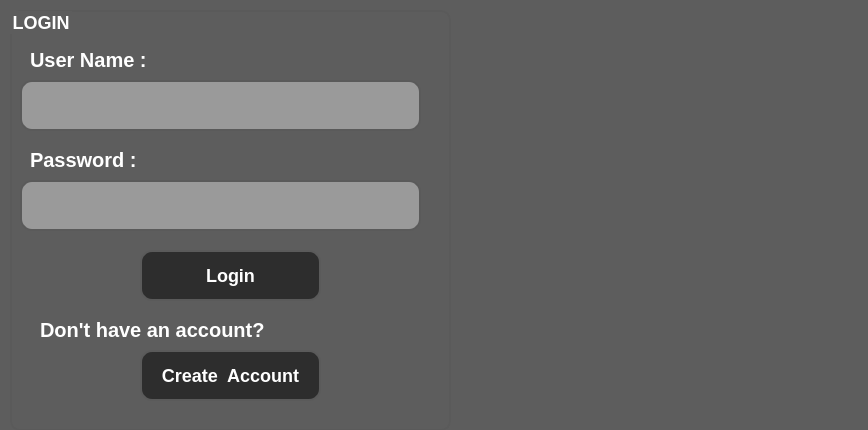
<?xml version="1.0" encoding="UTF-8"?>
<ui version="4.0">
 <class>MainWindow</class>
 <widget class="QMainWindow" name="MainWindow">
  <property name="geometry">
   <rect>
    <x>0</x>
    <y>0</y>
    <width>868</width>
    <height>430</height>
   </rect>
  </property>
  <property name="windowTitle">
   <string>Login</string>
  </property>
  <property name="styleSheet">
   <string notr="true">background-color:#5d5d5d;</string>
  </property>
  <widget class="QWidget" name="centralwidget">
   <widget class="QGroupBox" name="groupBox">
    <property name="geometry">
     <rect>
      <x>10</x>
      <y>10</y>
      <width>441</width>
      <height>421</height>
     </rect>
    </property>
    <property name="styleSheet">
     <string notr="true">QGroupBox {
    color: #ffffff;             
    font-size: 18px;             
    font-weight: bold;            
    border: 2px solid #5a5a5a; 
    border-radius: 10px;   
    padding: 10px;             
}
</string>
    </property>
    <property name="title">
     <string>LOGIN</string>
    </property>
    <widget class="QLabel" name="label_2">
     <property name="geometry">
      <rect>
       <x>20</x>
       <y>40</y>
       <width>131</width>
       <height>20</height>
      </rect>
     </property>
     <property name="styleSheet">
      <string notr="true">QLabel {
    color: #ffffff;                 
    font: 9pt &quot;Courier New&quot;;
    font-size: 20px;             
    font-weight: bold;           
}


</string>
     </property>
     <property name="text">
      <string>User Name :</string>
     </property>
    </widget>
    <widget class="QLabel" name="label_3">
     <property name="geometry">
      <rect>
       <x>20</x>
       <y>140</y>
       <width>131</width>
       <height>20</height>
      </rect>
     </property>
     <property name="styleSheet">
      <string notr="true">QLabel {
    color: #ffffff;                 
    font: 9pt &quot;Courier New&quot;;
    font-size: 20px;             
    font-weight: bold;           
}


</string>
     </property>
     <property name="text">
      <string>Password :</string>
     </property>
    </widget>
    <widget class="QLineEdit" name="lineEdit_2">
     <property name="geometry">
      <rect>
       <x>10</x>
       <y>170</y>
       <width>401</width>
       <height>51</height>
      </rect>
     </property>
     <property name="styleSheet">
      <string notr="true">QLineEdit{
    background-color: #9a9a9a;  /* Dark gray button background */
    color: white;               /* Text color */
    font-size: 18px;            /* Font size for the button text */
    font-weight: bold;          /* Bold text */
    border: 2px solid #5a5a5a;  /* Light gray border */
    border-radius: 12px;        /* Rounded corners */
    padding: 10px 20px;         /* Padding inside the button */
    min-width: 100px;           /* Minimum button width */
}

QPushButton:hover {
    background-color: #404040;  /* Lighter gray when hovered */
    border: 2px solid #ffffff;  /* White border on hover */
}

QPushButton:pressed {
    background-color: #555555;  /* Darker shade when pressed */
    border: 2px solid #888888;  /* Change border when pressed */
}

QPushButton:disabled {
    background-color: #2e2e2e;  /* Dark gray for disabled buttons */
    color: #777777;             /* Gray text for disabled buttons */
    border: 2px solid #444444;  /* Gray border for disabled buttons */
}
</string>
     </property>
     <property name="echoMode">
      <enum>QLineEdit::EchoMode::Password</enum>
     </property>
    </widget>
    <widget class="QLineEdit" name="lineEdit_3">
     <property name="geometry">
      <rect>
       <x>10</x>
       <y>70</y>
       <width>401</width>
       <height>51</height>
      </rect>
     </property>
     <property name="styleSheet">
      <string notr="true">QLineEdit{
    background-color: #9a9a9a;  /* Dark gray button background */
    color: white;               /* Text color */
    font-size: 18px;            /* Font size for the button text */
    font-weight: bold;          /* Bold text */
    border: 2px solid #5a5a5a;  /* Light gray border */
    border-radius: 12px;        /* Rounded corners */
    padding: 10px 20px;         /* Padding inside the button */
    min-width: 100px;           /* Minimum button width */
}

QPushButton:hover {
    background-color: #404040;  /* Lighter gray when hovered */
    border: 2px solid #ffffff;  /* White border on hover */
}

QPushButton:pressed {
    background-color: #555555;  /* Darker shade when pressed */
    border: 2px solid #888888;  /* Change border when pressed */
}

QPushButton:disabled {
    background-color: #2e2e2e;  /* Dark gray for disabled buttons */
    color: #777777;             /* Gray text for disabled buttons */
    border: 2px solid #444444;  /* Gray border for disabled buttons */
}
</string>
     </property>
     <property name="echoMode">
      <enum>QLineEdit::EchoMode::Normal</enum>
     </property>
    </widget>
    <widget class="QPushButton" name="pushButton">
     <property name="geometry">
      <rect>
       <x>130</x>
       <y>240</y>
       <width>181</width>
       <height>51</height>
      </rect>
     </property>
     <property name="styleSheet">
      <string notr="true">QPushButton {
    background-color: #2d2d2d;  /* Dark gray button background */
    color: white;               /* Text color */
    font-size: 18px;            /* Font size for the button text */
    font-weight: bold;          /* Bold text */
    border: 2px solid #5a5a5a;  /* Light gray border */
    border-radius: 12px;        /* Rounded corners */
    padding: 10px 20px;         /* Padding inside the button */
    min-width: 100px;           /* Minimum button width */
}

QPushButton:hover {
    background-color: #404040;  /* Lighter gray when hovered */
    border: 2px solid #ffffff;  /* White border on hover */
}

QPushButton:pressed {
    background-color: #555555;  /* Darker shade when pressed */
    border: 2px solid #888888;  /* Change border when pressed */
}

QPushButton:disabled {
    background-color: #2e2e2e;  /* Dark gray for disabled buttons */
    color: #777777;             /* Gray text for disabled buttons */
    border: 2px solid #444444;  /* Gray border for disabled buttons */
}
</string>
     </property>
     <property name="text">
      <string>Login</string>
     </property>
    </widget>
    <widget class="QLabel" name="label_8">
     <property name="geometry">
      <rect>
       <x>30</x>
       <y>310</y>
       <width>271</width>
       <height>20</height>
      </rect>
     </property>
     <property name="styleSheet">
      <string notr="true">QLabel {
    color: #ffffff;                 
    font: 9pt &quot;Courier New&quot;;
    font-size: 20px;             
    font-weight: bold;           
}


</string>
     </property>
     <property name="text">
      <string>Don't have an account?</string>
     </property>
    </widget>
    <widget class="QPushButton" name="pushButton_3">
     <property name="geometry">
      <rect>
       <x>130</x>
       <y>340</y>
       <width>181</width>
       <height>51</height>
      </rect>
     </property>
     <property name="styleSheet">
      <string notr="true">QPushButton {
    background-color: #2d2d2d;  /* Dark gray button background */
    color: white;               /* Text color */
    font-size: 18px;            /* Font size for the button text */
    font-weight: bold;          /* Bold text */
    border: 2px solid #5a5a5a;  /* Light gray border */
    border-radius: 12px;        /* Rounded corners */
    padding: 10px 20px;         /* Padding inside the button */
    min-width: 100px;           /* Minimum button width */
}

QPushButton:hover {
    background-color: #404040;  /* Lighter gray when hovered */
    border: 2px solid #ffffff;  /* White border on hover */
}

QPushButton:pressed {
    background-color: #555555;  /* Darker shade when pressed */
    border: 2px solid #888888;  /* Change border when pressed */
}

QPushButton:disabled {
    background-color: #2e2e2e;  /* Dark gray for disabled buttons */
    color: #777777;             /* Gray text for disabled buttons */
    border: 2px solid #444444;  /* Gray border for disabled buttons */
}
</string>
     </property>
     <property name="text">
      <string>Create  Account</string>
     </property>
    </widget>
   </widget>
   <widget class="QWidget" name="widget" native="true">
    <property name="geometry">
     <rect>
      <x>460</x>
      <y>-10</y>
      <width>401</width>
      <height>441</height>
     </rect>
    </property>
    <property name="styleSheet">
     <string notr="true">QWidget{
border-image:url(:/image/login.png/);
}</string>
    </property>
   </widget>
  </widget>
 </widget>
 <resources/>
 <connections/>
</ui>
